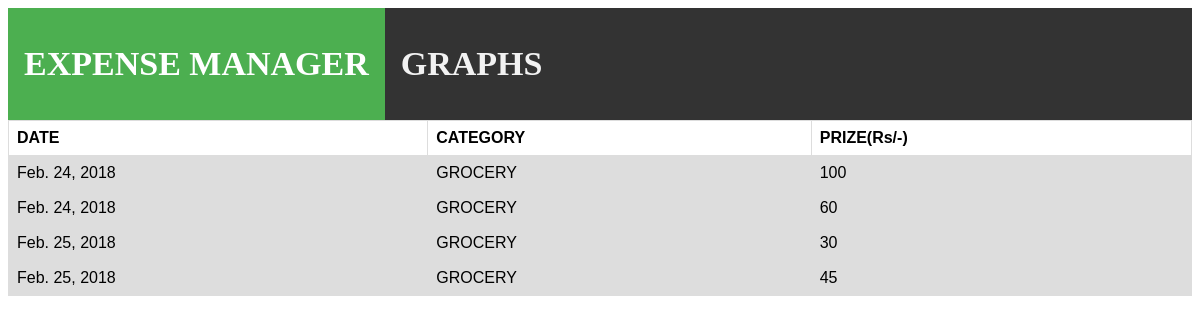
Page /expensemanager/grocery on the committed database.
### expensemanager/models.py (models this page shows)
class table(models.Model):
    id=models.AutoField(primary_key=True)
    pub_dat=models.DateTimeField(auto_now=True)
    cost=models.IntegerField()
    categories = (
        ('FOOD','FOOD'),
        ('GROCERY','GROCERY'),
        ('PETROL','PETROL'),
        ('ENTERTAINMENT','ENTERTAINMENT'),
    )
    CATEGORY = models.CharField(choices=categories,max_length=25)

### expensemanager/views.py (the view)
def grocery(request):
    today_list=table.objects.filter(CATEGORY="GROCERY")
    data={'lis':today_list,}
    return render(request,'expensemanager/grocery.html',data)

### expensemanager/templates/expensemanager/grocery.html (shortened to what this page needs)
<div class="topnav">
  <a class="active"><h1 class="awesome"><b>EXPENSE MANAGER</b></h1></a>
 <a href="{{'graph'}}"><h1>GRAPHS</h1></a>
</div>
<table>
  <tr>
    <th>DATE</th>
    <th>CATEGORY</th>
    <th>PRIZE(Rs/-)</YH>
  </tr>
{%for row in lis%}
<tr>
<td>{{row.pub_dat.date}}</td>
<td>{{row.CATEGORY}}</td>
<td>{{row.cost}}</td>
<tr>
{%endfor%}
</table>

### expensemanager/templates/expensemanager/grocery.html (style rules this page uses)
.topnav { overflow: hidden; background-color: #333; }
.topnav a { float: left; color: #f2f2f2; text-align: center; padding: 14px 16px; text-decoration: none; font-size: 17px; }
.topnav a.active { background-color: #4CAF50; color: white; }
table { font-family: arial, sans-serif; border-collapse: collapse; width: 100%; }
td, th { border: 1px solid #dddddd; text-align: left; padding: 8px; }
tr:nth-child(even) { background-color: #dddddd; }

### rows in the picture
table: pub_dat "Feb. 24, 2018", CATEGORY "GROCERY", cost "100"
table: pub_dat "Feb. 24, 2018", CATEGORY "GROCERY", cost "60"
table: pub_dat "Feb. 25, 2018", CATEGORY "GROCERY", cost "30"
table: pub_dat "Feb. 25, 2018", CATEGORY "GROCERY", cost "45"
